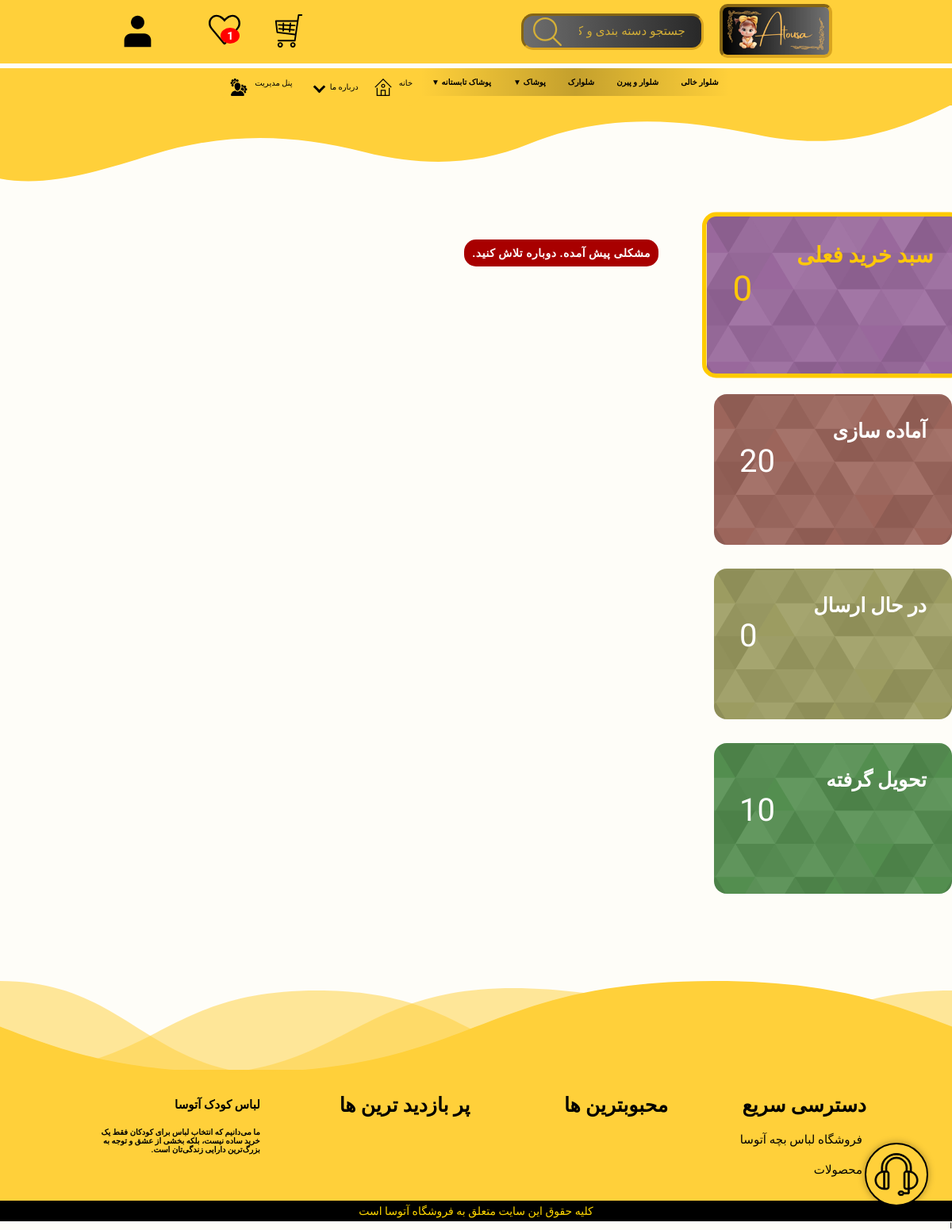
Screenshot of /us/my-orders/ (signed in) with the database file from the repository.
### products/models.py (models this page shows, shortened)
class Base(models.Model):
    title = models.CharField(max_length=100, verbose_name='عنوان', db_index=True)
    slug = models.CharField(max_length=100, unique=True, verbose_name='اسلاگ', null=True, blank=True, db_index=True)
    is_active = models.BooleanField(default=True, db_index=True)
    class Meta:
        abstract = True

class Category(Base):
    sub_category = models.ForeignKey('self', on_delete=models.CASCADE, blank=True, null=True,
                                     verbose_name='دسته بندی اصلی', related_name='sub_categories')
    image = ProcessedImageField(
        null=True,
        blank=True,
        upload_to='products/',
        processors=[ResizeToFill(200, 200)],
        format='WEBP',
        options={'quality': 100}
    )
    class Meta:
        db_table = 'category'
        verbose_name = 'دسته بندی'
        verbose_name_plural = 'دسته بندی ها'
        ordering = ['title']

### site_settings/models.py (models this page shows, shortened)
class Footer(models.Model):
    title = models.CharField(max_length=100, verbose_name="عنوان")
    link = models.CharField(max_length=100, verbose_name="آدرس صفحه", null=True, blank=True)
    sub_links = models.ForeignKey('self', null=True, blank=True, related_name='sub_link', verbose_name="زیر دسته ها",
                                  on_delete=models.CASCADE)
    class Meta:
        verbose_name = "پاورقی"
        verbose_name_plural = "پاورقی ها"
        ordering = ['title']

### aboutus_contactus/views.py (the view)
# urls.py: path('my-orders/', views.UserOrdersView.as_view(), name='user_orders_page'),
class UserOrdersView(View):
    template_name = 'about-contact-us/user_orders.html'
    def get(self, request):
        orders = list(Order.objects.filter(user=request.user, paid=True).order_by('-updated'))
        orders_packing = 0
        orders_sending = 0
        orders_finished = 0
        for order in orders:
            update_order_status(order)
            if not order.get_in_post and not order.finished:
                orders_packing += 1
            if order.get_in_post and not order.finished:
                orders_sending += 1
            if order.finished and not order.get_in_post:
                orders_finished += 1
        context = {
            'orders_sending': orders_sending,
            'orders_packing': orders_packing,
            'orders_finished': orders_finished,
        }
        return render(request, 'about-contact-us/user_orders.html', context)

### aboutus_contactus/context_processors.py (called while the page is built)
def get_cache_key(request, key_name):
    if request.user.is_authenticated:
        return f'{key_name}_user_{request.user.id}'
    else:
        if not request.session.session_key:
            request.session.save()  # اطمینان از داشتن session_key
        return f'{key_name}_session_{request.session.session_key}'

def wishlist_count(request):
    cache_key = get_cache_key(request, 'wishlist_count')
    count = cache.get(cache_key)
    if count is None:
        if request.user.is_authenticated:
            count = WishList.objects.filter(user=request.user).count()
        else:
            wishlist = request.session.get('wishlist', [])
            count = len(wishlist)
        cache.set(cache_key, count, 60 * 60)
    return {'wishlist_count': count}

def messages_count(request):
    user = request.user
    if not user.is_authenticated:
        return {'messages_count': 0}
    cache_key = f'{user.id}_messages_count'
    count = cache.get(cache_key)
    if count is None:
        count = ReplyContact.objects.filter(user=user, is_read=False).count()
        cache.set(cache_key, count, 60 * 60)
    return {'messages_count': count}

def partner(request):
    part = is_partner(request)
    return {'part': part}

### aboutus_contactus/utils.py (called while the page is built)
def update_order_status(order):
    if not order.get_in_post and not order.finished:
        return
    if order.finished:
        return
    cache_key = f'order-{order.code}'
    still_in_post = cache.get(cache_key)
    if order.get_in_post and not still_in_post:
        order.get_in_post = False
        order.finished = True
        order.save(update_fields=['get_in_post', 'finished'])
        cache.delete(cache_key)

### account/utils.py (called while the page is built)
def is_partner(request):
    if request.user.is_authenticated:
        user = request.user
        return Partnership.objects.filter(user=user, is_active=True).exists()
    return False

### admin_panel/context_processors.py (called while the page is built)
def unseen_notifications_count(request):
    if request.user.is_superuser:
        count = Notification.objects.filter(is_seen=False).count()
    else:
        count = 0
    return {'unseen_notifications_count': count}

### orders/cart.py (called while the page is built)
    def __len__(self):
        return sum(int(item['quantity']) for item in self.cart.values())

### orders/context_processors.py (called while the page is built)
def cart_context(request):
    cart = Cart(request)
    return {'cart_item_count': len(cart)}

### aboutus_contactus/templates/about-contact-us/user_orders.html (shortened to what this page needs)
{% extends 'base/index.html' %}
{% load static %}
{% block css %}
    <link rel="stylesheet" href={% static "css/user_panel.css" %}>
    <link rel="stylesheet" href={% static "css/custom_cart.css" %}>
    <link rel="stylesheet" href={% static "css/cart_detail.css" %}>
{% endblock %}
{% block content %}
    <div id="user-panel-container">
        <div class="custom-main" id="user-order-page">
            <div class="box-wrapper" style="--main-color: #99689C">
                <div class="custom-glass-box custom-glass-boxes" id="orders-b">
                    <div class="box-title"><h2>سبد خرید فعلی </h2></div>
                    <div class="user-count">{% if cart_item_count != 0 %}
                        1 {% else %} 0
                    {% endif %} </div>
                </div>
            </div>
            <div class="box-wrapper" style="--main-color: #9C655B">
                <div class="custom-glass-box custom-glass-boxes" id="wish-b">
                    <div class="box-title"><h2> آماده سازی</h2></div>
                    <div class="user-count">{{ orders_packing }}</div>
                </div>
            </div>
            <div class="box-wrapper" style="--main-color: #9C9C61">
                <div class="custom-glass-box custom-glass-boxes" id="address-b">
                    <div class="box-title"><h2>در حال ارسال</h2></div>
                    <div class="user-count">{{ orders_sending }}</div>
                </div>
            </div>
            <div class="box-wrapper" style="--main-color: #538E4F">
                <div class="custom-glass-box custom-glass-boxes" id="contacts-b">
                    <div class="box-title"><h2>تحویل گرفته</h2></div>
                    <div class="user-count">{{ orders_finished }}</div>
                </div>
            </div>
        </div>
        <div class="orders-list" id="current-o">
        </div>
    </div>
{% endblock %}

### home/templates/home/includes/header_categories.html (shortened to what this page needs)
<ul class="main-menu">
    {% for category in categories %}
        <li class="main-menu-item">
            <a href="{% url 'product_list_page' %}?category={{ category.slug }}">
                {{ category.title }}
                {% if category.children %}
                    <span class="toggle-arrow">▼</span>
                {% endif %}
            </a>
        </li>
    {% endfor %}
</ul>

### templates/includes/footer.html
{% load cache %}
{% cache 6000 "footer_static"%}
<div id="footer-wrapper">
    <img id="footer-bg" src="/static/image/about-us-bg.svg" alt="لباس بچه">
    <section class="footer">
    <div class="box-container">
        {% for link in links %}
            <div class="box">
                <h3>{{ link.title }}</h3>
                {% for sub in link.sub_link.all %}
                    <a href="{{ sub.link }}"> <i class="fas fa-arrow-right"></i> {{ sub.title }} </a>
                {% endfor %}
            </div>
        {% endfor %}
    <div id="footer-des">
        <h1>لباس کودک آتوسا</h1>
        <h4>ما می‌دانیم که انتخاب لباس برای کودکان فقط یک خرید ساده نیست، بلکه بخشی از عشق و توجه به بزرگ‌ترین دارایی زندگی‌تان است.</h4>
    </div>
    </div>
</section>
    <div id="copy-right"><p>کلیه حقوق این سایت متعلق به فروشگاه آتوسا است </p></div>
</div>
{% endcache %}

### static/css/base.css (style rules this page uses)
body { background-color: #fefdf49c; font-family: 'Vazirmatn', Tahoma, sans-serif; padding-top: 117px; }
html, body { width: 100%; margin: 0; box-sizing: border-box; overflow-x: hidden; }
* { margin: 0; padding: 0; box-sizing: border-box; outline: none; border: none; text-decoration: none; text-transform: capitalize; transition: all .2s linear; }
html { font-size: 62.5%; overflow-x: hidden; scroll-padding-top: 7rem; scroll-behavior: smooth; }
section { padding: 2rem 9%; }
.main-menu { display: flex; list-style: none; padding: 0; margin: 0; background: linear-gradient(to right, rgba(147, 147, 147, 0), rgba(0, 0, 0, 0.23), rgba(133, 133, 133, 0)); direction: rtl; justify-content: center; }
.main-menu-item { position: relative; }
.main-menu-item > a { display: block; padding: 12px 14px; color: #000000; text-decoration: none; font-weight: bold; transition: background 0.5s; }
.footer .box-container { display: grid; grid-template-columns: repeat(auto-fit, minmax(23rem, 1fr)); gap: 1.5rem; }
.footer .box-container .box h3 { font-size: 2.5rem; padding: 1rem 0; }
.footer .box-container .box a { display: block; font-size: 1.5rem; padding: 1rem 0; color: black; }
.footer .box-container .box a i { padding-right: .5rem; }
.footer { background-color: #FFD03A; }
#footer-bg { position: relative; bottom: -10px; margin-top: 60px; }
#copy-right { display: flex; justify-content: center; background-color: black; color: gold; font-size: 1.4rem; padding: 5px; }
#footer-des { display: flex; flex-direction: column; gap: 20px; padding: 1.5rem; }

### static/css/user_panel.css (style rules this page uses)
#user-panel-container { display: flex; gap: 50px; margin: 40px auto; justify-content: center; max-width: 1600px; }
.custom-main { display: flex; flex-wrap: wrap; gap: 2rem; justify-content: flex-start; align-items: flex-start; }
.custom-glass-box , .custom-glass-boxes { width: 300px; height: 190px; border-radius: 16px; color: #fff; position: relative; overflow: hidden; padding: 30px; transition: all 0.5s ease; transform-origin: center; cursor: pointer; border: 2px solid transparent; }
.custom-glass-box.active-tab { border: 5px solid #ffca00; transform: scale(1.1); color: #ffc808; }
#contacts-b { background-image: url("/static/image/svgs/contacts.svg"); --main-color: #538E4F; }
#address-b { background-image: url("/static/image/svgs/address.svg"); --main-color: #9C9C61; }
#orders-b { background-image: url("/static/image/svgs/orders.svg"); --main-color: #99689C; }
#wish-b { background-image: url("/static/image/svgs/wishs.svg"); --main-color: #9C655B; }
.box-wrapper { display: flex; flex-direction: column; align-items: center; position: relative; }
.box-title h2 { display: flex; justify-content: flex-start; font-size: 2.5rem; font-weight: bold; }
.user-count { display: flex; justify-content: end; font-size: 4rem; }
#user-order-page { flex-direction: column; gap: 3rem; }
.orders-list { padding: 20px; display: flex; flex-direction: column; gap: 50px; width: 100%; }
#current-o { max-height: fit-content; border-radius: 20px; }

### rows the page displays
Category: title "شلوار خالی"
Category: title "شلوار و پیرن"
Category: title "شلوارک"
Category: title "پوشاک"
Category: title "پوشاک تابستانه"
Footer: title "دسترسی سریع"
Footer: title "فروشگاه لباس بچه آتوسا"
Footer: title "محصولات"
Footer: title "محبوبترین ها"
Footer: title "پر بازدید ترین ها"

### other values shown
{{ wishlist_count }} "1"
{{ orders_packing }} "20"
{{ orders_sending }} "0"
{{ orders_finished }} "10"
